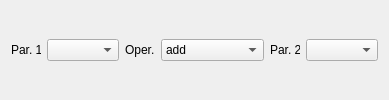
             <widget class="QWidget" name="page_ResImg_Math">
              <layout class="QGridLayout" name="gridLayout_18">
               <item row="0" column="0">
                <widget class="QLabel" name="label_Math_Par_1">
                 <property name="maximumSize">
                  <size>
                   <width>30</width>
                   <height>16777215</height>
                  </size>
                 </property>
                 <property name="text">
                  <string>Par. 1</string>
                 </property>
                </widget>
               </item>
               <item row="0" column="4">
                <widget class="QLabel" name="label_Math_Par_2">
                 <property name="maximumSize">
                  <size>
                   <width>30</width>
                   <height>16777215</height>
                  </size>
                 </property>
                 <property name="text">
                  <string>Par. 2</string>
                 </property>
                </widget>
               </item>
               <item row="0" column="3">
                <widget class="QComboBox" name="comboBox_Math_Operator">
                 <item>
                  <property name="text">
                   <string>add</string>
                  </property>
                 </item>
                 <item>
                  <property name="text">
                   <string>diff</string>
                  </property>
                 </item>
                 <item>
                  <property name="text">
                   <string>diff (abs)</string>
                  </property>
                 </item>
                 <item>
                  <property name="text">
                   <string>mult</string>
                  </property>
                 </item>
                 <item>
                  <property name="text">
                   <string>div</string>
                  </property>
                 </item>
                 <item>
                  <property name="text">
                   <string>min</string>
                  </property>
                 </item>
                 <item>
                  <property name="text">
                   <string>max</string>
                  </property>
                 </item>
                 <item>
                  <property name="text">
                   <string>equal</string>
                  </property>
                 </item>
                 <item>
                  <property name="text">
                   <string>greater</string>
                  </property>
                 </item>
                 <item>
                  <property name="text">
                   <string>greater equal</string>
                  </property>
                 </item>
                 <item>
                  <property name="text">
                   <string>smaller</string>
                  </property>
                 </item>
                 <item>
                  <property name="text">
                   <string>smaller equal</string>
                  </property>
                 </item>
                 <item>
                  <property name="text">
                   <string>not equal</string>
                  </property>
                 </item>
                </widget>
               </item>
               <item row="0" column="1">
                <widget class="QComboBox" name="comboBox_Math_Par_1"/>
               </item>
               <item row="0" column="2">
                <widget class="QLabel" name="label_Math_Operator">
                 <property name="maximumSize">
                  <size>
                   <width>30</width>
                   <height>16777215</height>
                  </size>
                 </property>
                 <property name="text">
                  <string>Oper.</string>
                 </property>
                </widget>
               </item>
               <item row="0" column="5">
                <widget class="QComboBox" name="comboBox_Math_Par_2"/>
               </item>
              </layout>
             </widget>
